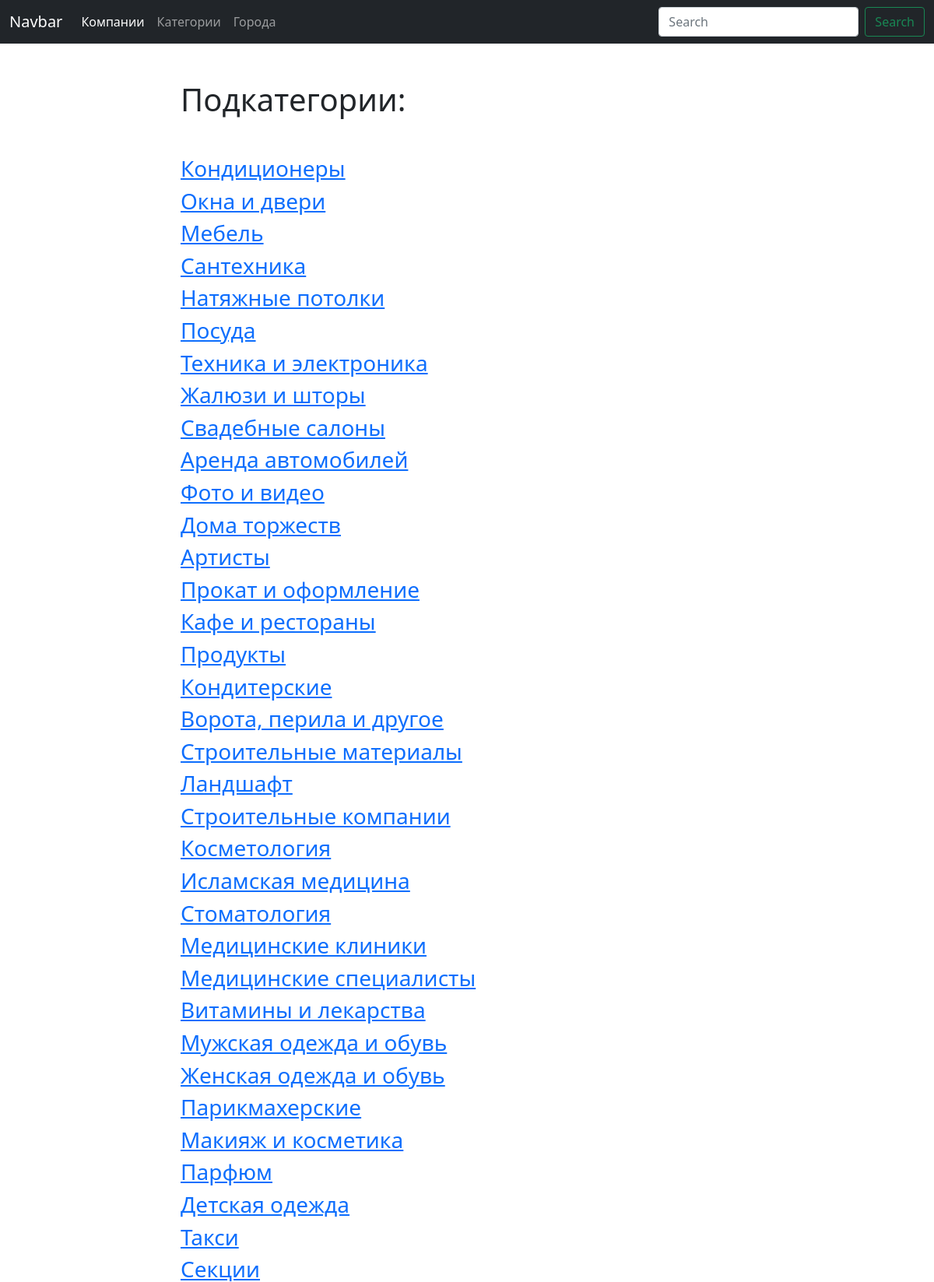
/blog/subcategories/ (upper part), run on the app's committed database.
### blog/models.py (models this page shows, shortened)
class SubCategory(models.Model):
    title = models.CharField(max_length=50, unique=True, verbose_name='Название подкатегории')
    category = models.ForeignKey(Category, on_delete=models.PROTECT, null=True, verbose_name='Категория',
                                 related_name='subcategories')
    class Meta:
        verbose_name = 'Под-категории'
        verbose_name_plural = 'Под-категории'
    def get_absolute_url(self):
        return reverse('subcategory_detail_url', kwargs={'pk': self.pk})

### blog/views.py (the view)
# urls.py: path('subcategories/', subcategories_list, name='subcategories_list_url'),
def subcategories_list(request):
    subcategories = SubCategory.objects.all()
    return render(request, 'blog/subcategories_list.html', context={'subcategories': subcategories})

### blog/templates/blog/subcategories_list.html (shortened to what this page needs)
{% extends 'blog/base_blog.html' %}
{% block content %}
    <h1 class="mb-5">Подкатегории:</h1>
    {% for subcategory in subcategories %}
        <h3><a href="{{ subcategory.get_absolute_url }}">{{ subcategory.title }}</a></h3>
    {% endfor %}
{% endblock %}

### data on the page
SubCategory: title "Кондиционеры"
SubCategory: title "Окна и двери"
SubCategory: title "Мебель"
SubCategory: title "Сантехника"
SubCategory: title "Натяжные потолки"
SubCategory: title "Посуда"
SubCategory: title "Техника и электроника"
SubCategory: title "Жалюзи и шторы"
SubCategory: title "Свадебные салоны"
SubCategory: title "Аренда автомобилей"
SubCategory: title "Фото и видео"
SubCategory: title "Дома торжеств"
SubCategory: title "Артисты"
SubCategory: title "Прокат и оформление"
SubCategory: title "Кафе и рестораны"
SubCategory: title "Продукты"
SubCategory: title "Кондитерские"
SubCategory: title "Ворота, перила и другое"
SubCategory: title "Строительные материалы"
SubCategory: title "Ландшафт"
SubCategory: title "Строительные компании"
SubCategory: title "Косметология"
SubCategory: title "Исламская медицина"
SubCategory: title "Стоматология"
SubCategory: title "Медицинские клиники"
SubCategory: title "Медицинские специалисты"
SubCategory: title "Витамины и лекарства"
SubCategory: title "Мужская одежда и обувь"
SubCategory: title "Женская одежда и обувь"
SubCategory: title "Парикмахерские"
SubCategory: title "Макияж и косметика"
SubCategory: title "Парфюм"
SubCategory: title "Детская одежда"
SubCategory: title "Такси"
